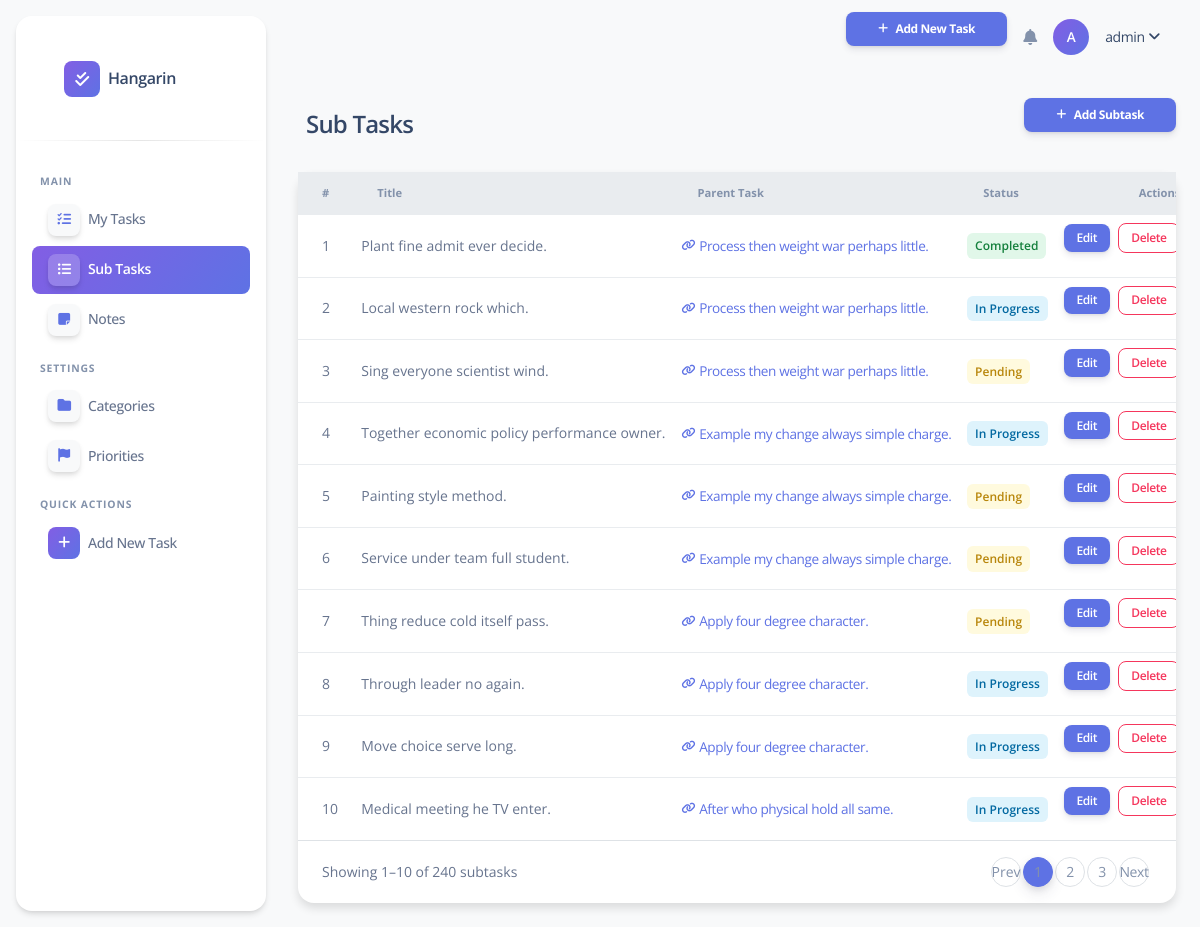
Page /subtasks/ (signed in) on the earlier database version.
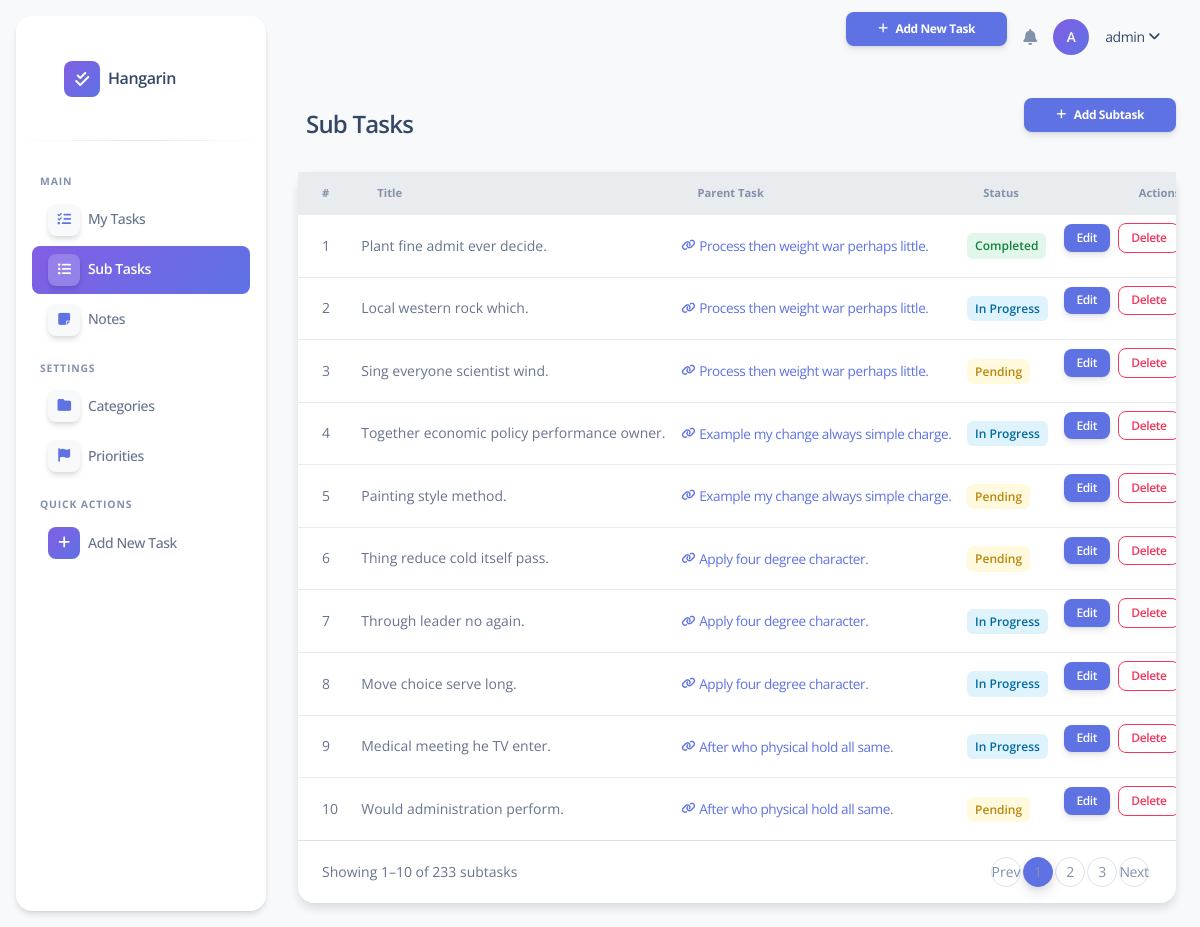
Same page on the later database version.
### taskmanager/models.py (models this page shows, shortened)
class BaseModel(models.Model):
    created_at = models.DateTimeField(auto_now_add=True)
    updated_at = models.DateTimeField(auto_now=True)
    class Meta:
        abstract = True

class SubTask(BaseModel):
    STATUS_CHOICES = [
        ("Pending", "Pending"),
        ("In Progress", "In Progress"),
        ("Completed", "Completed"),
    ]
    task = models.ForeignKey(Task, on_delete=models.CASCADE)
    title = models.CharField(max_length=255)
    status = models.CharField(
        max_length=50,
        choices=STATUS_CHOICES,
        default="Pending"
    )

class Task(BaseModel):
    STATUS_CHOICES = [
        ("Pending", "Pending"),
        ("In Progress", "In Progress"),
        ("Completed", "Completed"),
    ]
    title = models.CharField(max_length=255)
    description = models.TextField()
    status = models.CharField(
        max_length=50,
        choices=STATUS_CHOICES,
        default="Pending"
    )
    deadline = models.DateTimeField()
    priority = models.ForeignKey(Priority, on_delete=models.CASCADE)
    category = models.ForeignKey(Category, on_delete=models.CASCADE)

### taskmanager/views.py (the view)
# urls.py: path('subtasks/', views.SubTaskListView.as_view(), name='subtask-list'),
class SubTaskListView(LoginRequiredMixin, ListView):
    model = SubTask
    template_name = 'subtask_list.html'
    context_object_name = 'object_list'
    paginate_by = 10
    ordering = ['-created_at']

### templates/subtask_list.html (shortened to what this page needs)
{% extends 'base.html' %}
{% load static %}
{% block nav_subtasks %}active{% endblock %}
{% block content %}
<div class="d-flex justify-content-between align-items-center mb-4">
  <h4 class="mb-0 fw-bold d-flex align-items-center gap-2">
     Sub Tasks
  </h4>
  <a href="{% url 'subtask-add' %}" class="btn btn-primary btn-sm d-flex align-items-center gap-2" style="border-radius:0.5rem;">
    <i class="fas fa-plus"></i> Add Subtask
  </a>
</div>
<div class="card shadow-sm">
  <div class="card-body p-0">
    <div class="table-responsive">
      <table class="table table-hover align-middle mb-0">
        <thead class="bg-light">
          <tr>
            <th class="ps-4">#</th>
            <th>Title</th>
            <th>Parent Task</th>
            <th>Status</th>
            <th class="text-end pe-4">Actions</th>
          </tr>
        </thead>
        <tbody>
          {% for sub in object_list %}
          <tr>
            <td class="ps-4 text-muted">{{ forloop.counter }}</td>
            <td class="fw-semibold">{{ sub.title }}</td>
            <td>
              <a href="{% url 'task-detail' sub.task.pk %}" class="text-primary text-decoration-none d-flex align-items-center gap-1" style="font-size:0.85rem;">
                <i class="fas fa-link" style="font-size:0.7rem;"></i> {{ sub.task.title }}
              </a>
            </td>
            <td>
              {% if sub.status == "Pending" %}
                <span class="badge-status badge-pending">Pending</span>
              {% elif sub.status == "In Progress" %}
                <span class="badge-status badge-inprogress">In Progress</span>
              {% else %}
                <span class="badge-status badge-completed">Completed</span>
              {% endif %}
            </td>
            <td class="text-end pe-4">
              <a href="{% url 'subtask-edit' sub.pk %}" class="btn btn-primary btn-action me-1">Edit</a>
              <a href="{% url 'subtask-delete' sub.pk %}" class="btn btn-outline-danger btn-action">Delete</a>
            </td>
          </tr>
          {% endfor %}
        </tbody>
      </table>
    </div>
    {% if is_paginated %}
    <div class="d-flex justify-content-between align-items-center px-4 py-3 border-top">
      <small class="text-muted">Showing {{ page_obj.start_index }}–{{ page_obj.end_index }} of {{ paginator.count }} subtasks</small>
      <nav>
        <ul class="pagination pagination-sm mb-0">
          {% if page_obj.has_previous %}
          <li class="page-item"><a class="page-link" href="?page={{ page_obj.previous_page_number }}">Prev</a></li>
          {% else %}
          <li class="page-item disabled"><span class="page-link">Prev</span></li>
          {% endif %}
          {% for num in paginator.page_range %}
            {% if page_obj.number == num %}
            <li class="page-item active"><span class="page-link">{{ num }}</span></li>
            {% elif num > page_obj.number|add:'-3' and num < page_obj.number|add:'3' %}
            <li class="page-item"><a class="page-link" href="?page={{ num }}">{{ num }}</a></li>
            {% endif %}
          {% endfor %}
          {% if page_obj.has_next %}
          <li class="page-item"><a class="page-link" href="?page={{ page_obj.next_page_number }}">Next</a></li>
          {% else %}
          <li class="page-item disabled"><span class="page-link">Next</span></li>
          {% endif %}
        </ul>
      </nav>
    </div>
    {% endif %}
  </div>
</div>
{% endblock %}

Differences in the rows shown:
removed SubTask: title "Service under team full student.", task "Example my change always simple charge.", status "Pending"
now on this page (row unchanged): SubTask: title "Would administration perform.", task "After who physical hold all same.", status "Pending"
Other differences:
{{ paginator.count }}: "240" → "233"
